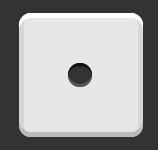
#> input picture Assignment2/D1.png, 158 x 150 px
$ python 1.py
#> lines starting #> are read from the running program, lines starting #| are printed output that depends on the picture
import cv2 as cv

img = cv.imread('D1.png',cv.IMREAD_GRAYSCALE)
#> img is the input picture: shape (150, 158); min 17, max 255, mean 162.2
# img = cv.imread('D5.png',cv.IMREAD_GRAYSCALE)
# img = cv.imread('D7.png',cv.IMREAD_GRAYSCALE)
# img = cv.imread('D9.png',cv.IMREAD_GRAYSCALE)

if img is None:
    print('no picture error')
    exit()
blurred = cv.blur(img,(3,3))
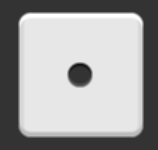
#> blurred: shape (150, 158); min 18, max 255, mean 162.2
circles = cv.HoughCircles(blurred,cv.HOUGH_GRADIENT,1,30,param1=150,param2=30)
#> circles = [[79.5, 74.5, 12.4]]
circles=circles[0,:]
print(len(circles))
#| 1

$ run again, with Assignment2/D5.png copied over Assignment2/D1.png
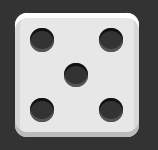
#> input picture Assignment2/D5.png, 158 x 150 px
#> img is the input picture: shape (150, 158); min 17, max 255, mean 148
#> `blurred = cv.blur(img,(3,3))`:
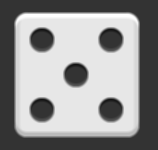
#> blurred: shape (150, 158); min 18, max 255, mean 148
#> circles = [[41.5, 39.5, 12.2], [41.5, 109.5, 12.2], [75.5, 74.5, 12.4], [110.5, 39.5, 12.4], [110.5, 109.5, 12.4]]
#| 5

$ run again, with Assignment2/D9.png copied over Assignment2/D1.png
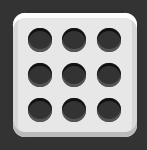
#> input picture Assignment2/D9.png, 147 x 150 px
#> img is the input picture: shape (150, 147); min 17, max 255, mean 140
#> `blurred = cv.blur(img,(3,3))`:
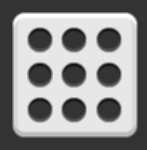
#> blurred: shape (150, 147); min 18, max 255, mean 140
#> circles = [[39.5, 39.5, 12.2], [39.5, 109.5, 12.2], [73.5, 39.5, 12.2], [73.5, 109.5, 12.2], [108.5, 74.5, 12.4], [39.5, 74.5, 12.4], [73.5, 74.5, 12.4], [108.5, 39.5, 12.4], [108.5, 109.5, 12.4]]
#| 9
